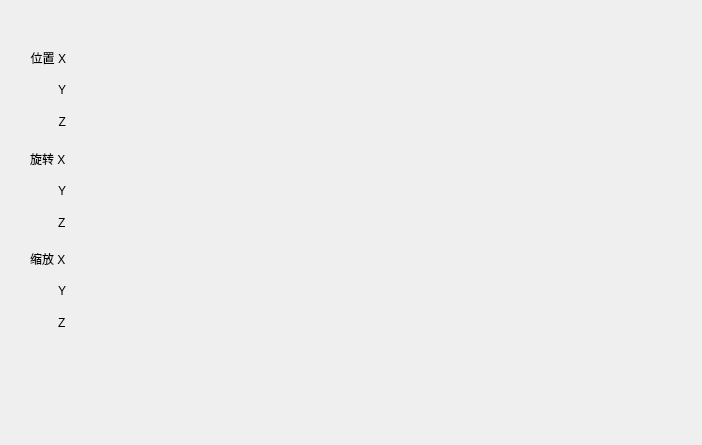
<?xml version="1.0" encoding="UTF-8"?>
<ui version="4.0">
 <class>nifo::ui::transform_panel</class>
 <widget class="QWidget" name="nifo::ui::transform_panel">
  <property name="geometry">
   <rect>
    <x>0</x>
    <y>0</y>
    <width>702</width>
    <height>445</height>
   </rect>
  </property>
  <property name="sizePolicy">
   <sizepolicy hsizetype="Minimum" vsizetype="Minimum">
    <horstretch>0</horstretch>
    <verstretch>0</verstretch>
   </sizepolicy>
  </property>
  <property name="windowTitle">
   <string>transform_panel</string>
  </property>
  <widget class="QWidget" name="layoutWidget">
   <property name="geometry">
    <rect>
     <x>30</x>
     <y>40</y>
     <width>211</width>
     <height>301</height>
    </rect>
   </property>
   <layout class="QVBoxLayout" name="verticalLayout">
    <property name="spacing">
     <number>0</number>
    </property>
    <property name="sizeConstraint">
     <enum>QLayout::SizeConstraint::SetMinimumSize</enum>
    </property>
    <item>
     <layout class="QFormLayout" name="position">
      <property name="sizeConstraint">
       <enum>QLayout::SizeConstraint::SetMinimumSize</enum>
      </property>
      <property name="labelAlignment">
       <set>Qt::AlignmentFlag::AlignRight|Qt::AlignmentFlag::AlignTrailing|Qt::AlignmentFlag::AlignVCenter</set>
      </property>
      <property name="formAlignment">
       <set>Qt::AlignmentFlag::AlignRight|Qt::AlignmentFlag::AlignTrailing|Qt::AlignmentFlag::AlignVCenter</set>
      </property>
      <property name="verticalSpacing">
       <number>0</number>
      </property>
      <item row="0" column="0">
       <widget class="QLabel" name="label_x_pos">
        <property name="sizePolicy">
         <sizepolicy hsizetype="Preferred" vsizetype="Preferred">
          <horstretch>0</horstretch>
          <verstretch>0</verstretch>
         </sizepolicy>
        </property>
        <property name="minimumSize">
         <size>
          <width>0</width>
          <height>32</height>
         </size>
        </property>
        <property name="maximumSize">
         <size>
          <width>16777215</width>
          <height>35</height>
         </size>
        </property>
        <property name="text">
         <string>位置 X</string>
        </property>
        <property name="alignment">
         <set>Qt::AlignmentFlag::AlignRight|Qt::AlignmentFlag::AlignTrailing|Qt::AlignmentFlag::AlignVCenter</set>
        </property>
       </widget>
      </item>
      <item row="0" column="1">
       <widget class="floating_point_spinbox" name="position_x" native="true">
        <property name="sizePolicy">
         <sizepolicy hsizetype="MinimumExpanding" vsizetype="Preferred">
          <horstretch>0</horstretch>
          <verstretch>0</verstretch>
         </sizepolicy>
        </property>
        <property name="minimumSize">
         <size>
          <width>0</width>
          <height>32</height>
         </size>
        </property>
        <property name="maximumSize">
         <size>
          <width>16777215</width>
          <height>35</height>
         </size>
        </property>
       </widget>
      </item>
      <item row="1" column="0">
       <widget class="QLabel" name="label_y_pos">
        <property name="sizePolicy">
         <sizepolicy hsizetype="Preferred" vsizetype="Preferred">
          <horstretch>0</horstretch>
          <verstretch>0</verstretch>
         </sizepolicy>
        </property>
        <property name="minimumSize">
         <size>
          <width>0</width>
          <height>32</height>
         </size>
        </property>
        <property name="maximumSize">
         <size>
          <width>16777215</width>
          <height>35</height>
         </size>
        </property>
        <property name="text">
         <string>Y</string>
        </property>
        <property name="alignment">
         <set>Qt::AlignmentFlag::AlignRight|Qt::AlignmentFlag::AlignTrailing|Qt::AlignmentFlag::AlignVCenter</set>
        </property>
       </widget>
      </item>
      <item row="1" column="1">
       <widget class="floating_point_spinbox" name="position_y" native="true">
        <property name="sizePolicy">
         <sizepolicy hsizetype="MinimumExpanding" vsizetype="Preferred">
          <horstretch>0</horstretch>
          <verstretch>0</verstretch>
         </sizepolicy>
        </property>
        <property name="minimumSize">
         <size>
          <width>0</width>
          <height>32</height>
         </size>
        </property>
        <property name="maximumSize">
         <size>
          <width>16777215</width>
          <height>35</height>
         </size>
        </property>
       </widget>
      </item>
      <item row="2" column="0">
       <widget class="QLabel" name="label_z_pos">
        <property name="sizePolicy">
         <sizepolicy hsizetype="Preferred" vsizetype="Preferred">
          <horstretch>0</horstretch>
          <verstretch>0</verstretch>
         </sizepolicy>
        </property>
        <property name="minimumSize">
         <size>
          <width>0</width>
          <height>32</height>
         </size>
        </property>
        <property name="maximumSize">
         <size>
          <width>16777215</width>
          <height>35</height>
         </size>
        </property>
        <property name="text">
         <string>Z</string>
        </property>
        <property name="alignment">
         <set>Qt::AlignmentFlag::AlignRight|Qt::AlignmentFlag::AlignTrailing|Qt::AlignmentFlag::AlignVCenter</set>
        </property>
       </widget>
      </item>
      <item row="2" column="1">
       <widget class="floating_point_spinbox" name="position_z" native="true">
        <property name="sizePolicy">
         <sizepolicy hsizetype="MinimumExpanding" vsizetype="Preferred">
          <horstretch>0</horstretch>
          <verstretch>0</verstretch>
         </sizepolicy>
        </property>
        <property name="minimumSize">
         <size>
          <width>0</width>
          <height>32</height>
         </size>
        </property>
        <property name="maximumSize">
         <size>
          <width>16777215</width>
          <height>35</height>
         </size>
        </property>
       </widget>
      </item>
     </layout>
    </item>
    <item>
     <layout class="QFormLayout" name="rotate">
      <property name="sizeConstraint">
       <enum>QLayout::SizeConstraint::SetMinimumSize</enum>
      </property>
      <property name="labelAlignment">
       <set>Qt::AlignmentFlag::AlignRight|Qt::AlignmentFlag::AlignTrailing|Qt::AlignmentFlag::AlignVCenter</set>
      </property>
      <property name="formAlignment">
       <set>Qt::AlignmentFlag::AlignRight|Qt::AlignmentFlag::AlignTrailing|Qt::AlignmentFlag::AlignVCenter</set>
      </property>
      <property name="verticalSpacing">
       <number>0</number>
      </property>
      <item row="0" column="0">
       <widget class="QLabel" name="label_x_rot">
        <property name="sizePolicy">
         <sizepolicy hsizetype="Preferred" vsizetype="Preferred">
          <horstretch>0</horstretch>
          <verstretch>0</verstretch>
         </sizepolicy>
        </property>
        <property name="minimumSize">
         <size>
          <width>0</width>
          <height>32</height>
         </size>
        </property>
        <property name="maximumSize">
         <size>
          <width>16777215</width>
          <height>35</height>
         </size>
        </property>
        <property name="text">
         <string>旋转 X</string>
        </property>
       </widget>
      </item>
      <item row="0" column="1">
       <widget class="floating_point_spinbox" name="rotate_x" native="true">
        <property name="sizePolicy">
         <sizepolicy hsizetype="MinimumExpanding" vsizetype="Preferred">
          <horstretch>0</horstretch>
          <verstretch>0</verstretch>
         </sizepolicy>
        </property>
        <property name="minimumSize">
         <size>
          <width>0</width>
          <height>32</height>
         </size>
        </property>
        <property name="maximumSize">
         <size>
          <width>16777215</width>
          <height>35</height>
         </size>
        </property>
       </widget>
      </item>
      <item row="1" column="0">
       <widget class="QLabel" name="label_y_rot">
        <property name="sizePolicy">
         <sizepolicy hsizetype="Preferred" vsizetype="Preferred">
          <horstretch>0</horstretch>
          <verstretch>0</verstretch>
         </sizepolicy>
        </property>
        <property name="minimumSize">
         <size>
          <width>0</width>
          <height>32</height>
         </size>
        </property>
        <property name="maximumSize">
         <size>
          <width>16777215</width>
          <height>35</height>
         </size>
        </property>
        <property name="text">
         <string>Y</string>
        </property>
       </widget>
      </item>
      <item row="1" column="1">
       <widget class="floating_point_spinbox" name="rotate_y" native="true">
        <property name="sizePolicy">
         <sizepolicy hsizetype="MinimumExpanding" vsizetype="Preferred">
          <horstretch>0</horstretch>
          <verstretch>0</verstretch>
         </sizepolicy>
        </property>
        <property name="minimumSize">
         <size>
          <width>0</width>
          <height>32</height>
         </size>
        </property>
        <property name="maximumSize">
         <size>
          <width>16777215</width>
          <height>35</height>
         </size>
        </property>
       </widget>
      </item>
      <item row="2" column="0">
       <widget class="QLabel" name="label_z_rot">
        <property name="sizePolicy">
         <sizepolicy hsizetype="Preferred" vsizetype="Preferred">
          <horstretch>0</horstretch>
          <verstretch>0</verstretch>
         </sizepolicy>
        </property>
        <property name="minimumSize">
         <size>
          <width>0</width>
          <height>32</height>
         </size>
        </property>
        <property name="maximumSize">
         <size>
          <width>16777215</width>
          <height>35</height>
         </size>
        </property>
        <property name="text">
         <string>Z</string>
        </property>
       </widget>
      </item>
      <item row="2" column="1">
       <widget class="floating_point_spinbox" name="rotate_z" native="true">
        <property name="sizePolicy">
         <sizepolicy hsizetype="MinimumExpanding" vsizetype="Preferred">
          <horstretch>0</horstretch>
          <verstretch>0</verstretch>
         </sizepolicy>
        </property>
        <property name="minimumSize">
         <size>
          <width>0</width>
          <height>32</height>
         </size>
        </property>
        <property name="maximumSize">
         <size>
          <width>16777215</width>
          <height>35</height>
         </size>
        </property>
       </widget>
      </item>
     </layout>
    </item>
    <item>
     <layout class="QFormLayout" name="scale">
      <property name="sizeConstraint">
       <enum>QLayout::SizeConstraint::SetMinimumSize</enum>
      </property>
      <property name="fieldGrowthPolicy">
       <enum>QFormLayout::FieldGrowthPolicy::AllNonFixedFieldsGrow</enum>
      </property>
      <property name="rowWrapPolicy">
       <enum>QFormLayout::RowWrapPolicy::DontWrapRows</enum>
      </property>
      <property name="labelAlignment">
       <set>Qt::AlignmentFlag::AlignRight|Qt::AlignmentFlag::AlignTrailing|Qt::AlignmentFlag::AlignVCenter</set>
      </property>
      <property name="formAlignment">
       <set>Qt::AlignmentFlag::AlignRight|Qt::AlignmentFlag::AlignTrailing|Qt::AlignmentFlag::AlignVCenter</set>
      </property>
      <property name="verticalSpacing">
       <number>0</number>
      </property>
      <item row="0" column="0">
       <widget class="QLabel" name="label_x_scl">
        <property name="sizePolicy">
         <sizepolicy hsizetype="Preferred" vsizetype="Preferred">
          <horstretch>0</horstretch>
          <verstretch>0</verstretch>
         </sizepolicy>
        </property>
        <property name="minimumSize">
         <size>
          <width>0</width>
          <height>32</height>
         </size>
        </property>
        <property name="maximumSize">
         <size>
          <width>16777215</width>
          <height>35</height>
         </size>
        </property>
        <property name="text">
         <string>缩放 X</string>
        </property>
       </widget>
      </item>
      <item row="0" column="1">
       <widget class="floating_point_spinbox" name="scale_x" native="true">
        <property name="sizePolicy">
         <sizepolicy hsizetype="MinimumExpanding" vsizetype="Preferred">
          <horstretch>0</horstretch>
          <verstretch>0</verstretch>
         </sizepolicy>
        </property>
        <property name="minimumSize">
         <size>
          <width>0</width>
          <height>32</height>
         </size>
        </property>
        <property name="maximumSize">
         <size>
          <width>16777215</width>
          <height>35</height>
         </size>
        </property>
       </widget>
      </item>
      <item row="1" column="0">
       <widget class="QLabel" name="label_y_scl">
        <property name="sizePolicy">
         <sizepolicy hsizetype="Preferred" vsizetype="Preferred">
          <horstretch>0</horstretch>
          <verstretch>0</verstretch>
         </sizepolicy>
        </property>
        <property name="minimumSize">
         <size>
          <width>0</width>
          <height>32</height>
         </size>
        </property>
        <property name="maximumSize">
         <size>
          <width>16777215</width>
          <height>35</height>
         </size>
        </property>
        <property name="text">
         <string>Y</string>
        </property>
       </widget>
      </item>
      <item row="1" column="1">
       <widget class="floating_point_spinbox" name="scale_y" native="true">
        <property name="sizePolicy">
         <sizepolicy hsizetype="MinimumExpanding" vsizetype="Preferred">
          <horstretch>0</horstretch>
          <verstretch>0</verstretch>
         </sizepolicy>
        </property>
        <property name="minimumSize">
         <size>
          <width>0</width>
          <height>32</height>
         </size>
        </property>
        <property name="maximumSize">
         <size>
          <width>16777215</width>
          <height>35</height>
         </size>
        </property>
       </widget>
      </item>
      <item row="2" column="0">
       <widget class="QLabel" name="label_z_scl">
        <property name="sizePolicy">
         <sizepolicy hsizetype="Preferred" vsizetype="Preferred">
          <horstretch>0</horstretch>
          <verstretch>0</verstretch>
         </sizepolicy>
        </property>
        <property name="minimumSize">
         <size>
          <width>0</width>
          <height>32</height>
         </size>
        </property>
        <property name="maximumSize">
         <size>
          <width>16777215</width>
          <height>35</height>
         </size>
        </property>
        <property name="text">
         <string>Z</string>
        </property>
       </widget>
      </item>
      <item row="2" column="1">
       <widget class="floating_point_spinbox" name="scale_z" native="true">
        <property name="sizePolicy">
         <sizepolicy hsizetype="MinimumExpanding" vsizetype="Preferred">
          <horstretch>0</horstretch>
          <verstretch>0</verstretch>
         </sizepolicy>
        </property>
        <property name="minimumSize">
         <size>
          <width>0</width>
          <height>32</height>
         </size>
        </property>
        <property name="maximumSize">
         <size>
          <width>16777215</width>
          <height>35</height>
         </size>
        </property>
       </widget>
      </item>
     </layout>
    </item>
   </layout>
  </widget>
 </widget>
 <customwidgets>
  <customwidget>
   <class>floating_point_spinbox</class>
   <extends>QWidget</extends>
   <header>../widgets/spinbox.h</header>
   <container>1</container>
  </customwidget>
 </customwidgets>
 <resources/>
 <connections/>
</ui>
